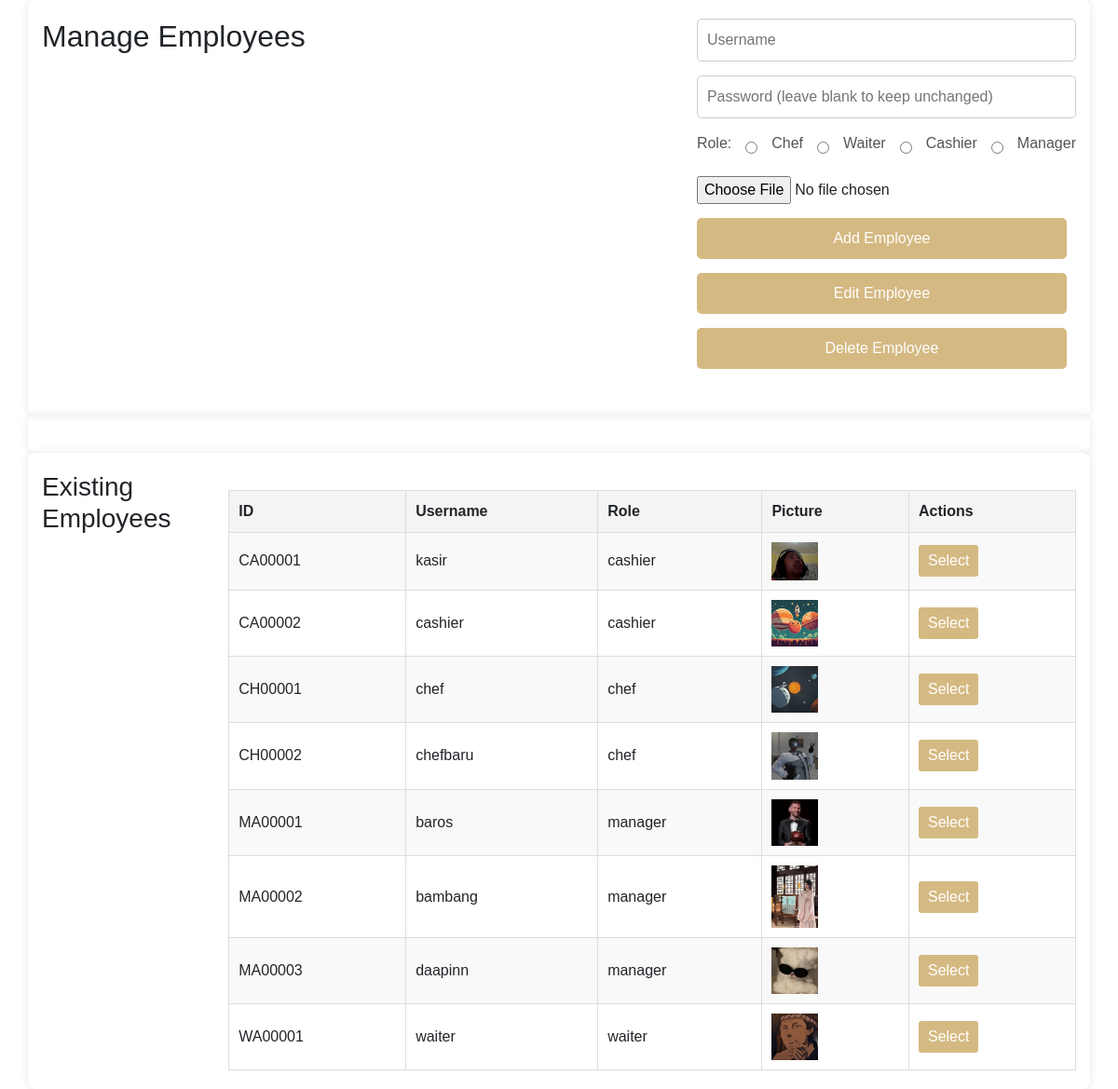
/manage_employees.php, run on the app's committed database.
### tables this page shows
CREATE TABLE `users` (
  `id` varchar(10) NOT NULL,
  `username` varchar(50) NOT NULL,
  `password` varchar(255) NOT NULL,
  `role` enum('chef','waiter','cashier','admin','manager') NOT NULL,
  `picture` varchar(100) NOT NULL
);

### manage_employees.php (the view, shortened to what this page needs)
<?php
include 'db_connect.php';
$sql = "SELECT id, username, role, picture FROM users";
$result = $conn->query($sql);
?>
<!DOCTYPE html>
<html lang="en">
<head>
        <link rel="stylesheet" href="style/sidebar-manajer.css">
    <link rel="stylesheet" href="style/manage.css">
    <link rel="stylesheet" href="https://maxcdn.bootstrapcdn.com/bootstrap/4.0.0/css/bootstrap.min.css">
</head>
<body>
    <div class="container">
        <h2>Manage Employees</h2>
        <form id="employeeForm" action="manage_employees.php" method="post" enctype="multipart/form-data">
            <input type="text" placeholder="Username" name="username" id="username" required>
            <input type="password" placeholder="Password (leave blank to keep unchanged)" name="password" id="password">
            <div>
                <label for="role">Role:</label>
                <input type="radio" id="chef" name="role" value="chef" required>
                <label for="chef">Chef</label>
                <input type="radio" id="waiter" name="role" value="waiter" required>
                <label for="waiter">Waiter</label>
                <input type="radio" id="cashier" name="role" value="cashier" required>
                <label for="cashier">Cashier</label>
                <input type="radio" id="manager" name="role" value="manager" required>
                <label for="manager">Manager</label>
            </div>
            <input type="file" name="picture" id="picture">
            <button type="submit" name="action" value="add">Add Employee</button>
            <button type="submit" name="action" value="edit">Edit Employee</button>
            <button type="submit" name="action" value="delete">Delete Employee</button>
        </form>
    </div>
    <div class="container" style="background-color: rgba(255, 255, 255, 0.1);"></div>
    <div class="container">
        <h3>Existing Employees</h3>
        <table>
            <tr>
                <th>ID</th>
                <th>Username</th>
                <th>Role</th>
                <th>Picture</th>
                <th>Actions</th>
            </tr>
            <?php
            if ($result->num_rows > 0) {
                while($row = $result->fetch_assoc()) {
                    echo "<tr>";
                    echo "<td>" . htmlspecialchars($row['id']) . "</td>";
                    echo "<td>" . htmlspecialchars($row['username']) . "</td>";
                    echo "<td>" . htmlspecialchars($row['role']) . "</td>";
                    echo "<td><img src='" . htmlspecialchars($row['picture']) . "' alt='Profile Picture' width='50'></td>";
                    echo "<td>
                            <button type='button' onclick=\"editEmployee('" . htmlspecialchars($row['id']) . "', '" . htmlspecialchars($row['username']) . "', '" . htmlspecialchars($row['role']) . "', '" . htmlspecialchars($row['picture']) . "')\">Select</button>
                          </td>";
                    echo "</tr>";
                }
            } else {
                echo "<tr><td colspan='5'>No employees found</td></tr>";
            }
            ?>
        </table>
    </div>
</body>
</html>

### style/sidebar-manajer.css (style rules this page uses)
* { margin: 0; padding: 0; box-sizing: border-box; font-family: "Montserrat", sans-serif; }
.container { display: flex; justify-content: space-between; }

### style/manage.css (style rules this page uses)
body, h2, h3, p { margin: 0; padding: 0; }
body { font-family: Arial, sans-serif; background-color: rgba(0, 0, 0, 0.3); color: #333; line-height: 1.6; }
.container { max-width: 800px; margin: auto; padding: 20px; background-color: #fff; border-radius: 8px; box-shadow: 0 0 10px rgba(0, 0, 0, 0.1); }
h2 { margin-bottom: 20px; color: #444; font-size: 24px; text-align: center; }
#employeeForm { display: flex; flex-direction: column; gap: 15px; }
#employeeForm input[type="text"], #employeeForm input[type="password"] { padding: 10px; border-radius: 5px; border: 1px solid #ccc; font-size: 16px; }
#employeeForm div { display: flex; gap: 15px; align-items: center; }
#employeeForm label { font-size: 16px; color: #555; }
#employeeForm button { padding: 10px 15px; border: none; border-radius: 5px; background-color: #d5b982; color: #fff; cursor: pointer; font-size: 16px; margin-right: 10px; }
table { width: 100%; border-collapse: collapse; margin-top: 20px; }
table, th, td { border: 1px solid #ddd; }
table th, table td { padding: 10px; text-align: left; }
table th { background-color: #f4f4f4; font-weight: bold; }
table tr:nth-child(even) { background-color: #f9f9f9; }
table button { padding: 5px 10px; border: none; border-radius: 3px; background-color: #d5b982; color: #fff; cursor: pointer; }
form#employeeForm { margin-bottom: 30px; }

### data on the page
users: id "CA00001", username "kasir", role "cashier", picture (picture)
users: id "CA00002", username "cashier", role "cashier", picture (picture)
users: id "CH00001", username "chef", role "chef", picture (picture)
users: id "CH00002", username "chefbaru", role "chef", picture (picture)
users: id "MA00001", username "baros", role "manager", picture (picture)
users: id "MA00002", username "bambang", role "manager", picture (picture)
users: id "MA00003", username "daapinn", role "manager", picture (picture)
users: id "WA00001", username "waiter", role "waiter", picture (picture)
